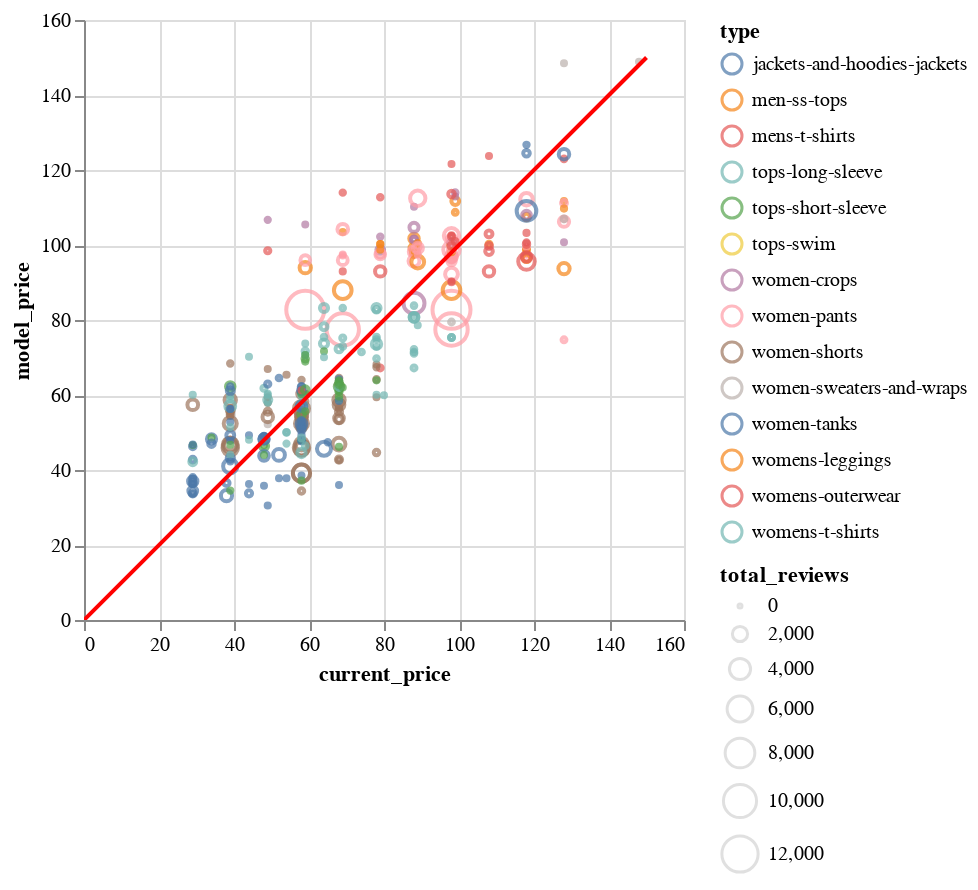

Notebook code for this chart:
### Code cell
brush = alt.selection(type='interval')

line = pd.DataFrame({
    'current_price': [0, 150],
    'model_price':  [0, 150],
})

line_plot = alt.Chart(line).mark_line(color= 'red').encode(
    x= 'current_price',
    y= 'model_price',
)

points = alt.Chart(df_w_model_price).mark_point().encode(
    x= alt.X('current_price', scale=alt.Scale(domain=(0, 150))),
    y= alt.Y('model_price', scale=alt.Scale(domain=(0, 150))),
    color=alt.condition(brush, 'type', alt.value('lightgray')),
    size='total_reviews',
    tooltip=['product_name', 'current_price', 'old_price', 'type', 'model_price', 'avg_rating', 'material_clean_list']
).add_selection(
    brush
).properties(
    width=300,
    height=300
).interactive()

points + line_plot

### Figure 1 — Vega-Lite specification as saved in the notebook (floating-point values rounded to 4 significant figures; data arrays with more than 128 entries replaced by an {"elided": "..."} marker saying what was removed)
{"config": {"view": {"continuousWidth": 400, "continuousHeight": 300}}, "layer": [{"data": {"name": "data-050875351e57aa6e5e41e6de0a5b518b"}, "mark": "point", "encoding": {"color": {"condition": {"type": "nominal", "field": "type", "selection": "selector021"}, "value": "lightgray"}, "size": {"type": "quantitative", "field": "total_reviews"}, "tooltip": [{"type": "nominal", "field": "product_name"}, {"type": "quantitative", "field": "current_price"}, {"type": "quantitative", "field": "old_price"}, {"type": "nominal", "field": "type"}, {"type": "quantitative", "field": "model_price"}, {"type": "quantitative", "field": "avg_rating"}, {"type": "nominal", "field": "material_clean_list"}], "x": {"type": "quantitative", "field": "current_price", "scale": {"domain": [0, 150]}}, "y": {"type": "quantitative", "field": "model_price", "scale": {"domain": [0, 150]}}}, "height": 300, "selection": {"selector021": {"type": "interval"}, "selector022": {"type": "interval", "bind": "scales", "encodings": ["x", "y"]}}, "width": 300}, {"data": {"name": "data-add45b47a10e9d2338b2fb977898843a"}, "mark": {"type": "line", "color": "red"}, "encoding": {"x": {"type": "quantitative", "field": "current_price"}, "y": {"type": "quantitative", "field": "model_price"}}}], "$schema": "https://vega.github.io/schema/vega-lite/v4.8.1.json", "datasets": {"data-050875351e57aa6e5e41e6de0a5b518b": {"elided": "335 records"}, "data-add45b47a10e9d2338b2fb977898843a": [{"current_price": 0, "model_price": 0}, {"current_price": 150, "model_price": 150}]}}
